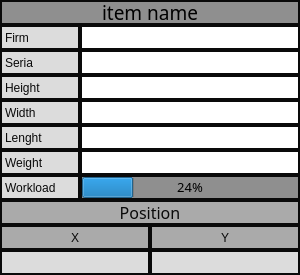
<?xml version="1.0" encoding="UTF-8"?>
<ui version="4.0">
 <class>Sistem_Item</class>
 <widget class="QWidget" name="Sistem_Item">
  <property name="geometry">
   <rect>
    <x>0</x>
    <y>0</y>
    <width>300</width>
    <height>275</height>
   </rect>
  </property>
  <property name="minimumSize">
   <size>
    <width>300</width>
    <height>275</height>
   </size>
  </property>
  <property name="maximumSize">
   <size>
    <width>300</width>
    <height>275</height>
   </size>
  </property>
  <property name="windowTitle">
   <string>Form</string>
  </property>
  <property name="styleSheet">
   <string notr="true">border: 2px solid;
border-color: rgb(10, 10, 10);
background-color: rgb(143, 143, 143)
</string>
  </property>
  <layout class="QVBoxLayout" name="verticalLayout">
   <property name="spacing">
    <number>0</number>
   </property>
   <property name="leftMargin">
    <number>0</number>
   </property>
   <property name="topMargin">
    <number>0</number>
   </property>
   <property name="rightMargin">
    <number>0</number>
   </property>
   <property name="bottomMargin">
    <number>0</number>
   </property>
   <item>
    <widget class="QToolButton" name="Item_Name">
     <property name="sizePolicy">
      <sizepolicy hsizetype="Fixed" vsizetype="Fixed">
       <horstretch>0</horstretch>
       <verstretch>0</verstretch>
      </sizepolicy>
     </property>
     <property name="minimumSize">
      <size>
       <width>300</width>
       <height>25</height>
      </size>
     </property>
     <property name="maximumSize">
      <size>
       <width>300</width>
       <height>25</height>
      </size>
     </property>
     <property name="font">
      <font>
       <family>Segoe UI Black</family>
       <pointsize>14</pointsize>
      </font>
     </property>
     <property name="styleSheet">
      <string notr="true"/>
     </property>
     <property name="text">
      <string>item name</string>
     </property>
    </widget>
   </item>
   <item>
    <widget class="QWidget" name="Info" native="true">
     <property name="minimumSize">
      <size>
       <width>300</width>
       <height>175</height>
      </size>
     </property>
     <property name="maximumSize">
      <size>
       <width>300</width>
       <height>175</height>
      </size>
     </property>
     <layout class="QFormLayout" name="formLayout">
      <property name="horizontalSpacing">
       <number>0</number>
      </property>
      <property name="verticalSpacing">
       <number>0</number>
      </property>
      <property name="leftMargin">
       <number>0</number>
      </property>
      <property name="topMargin">
       <number>0</number>
      </property>
      <property name="rightMargin">
       <number>0</number>
      </property>
      <property name="bottomMargin">
       <number>0</number>
      </property>
      <item row="0" column="0">
       <widget class="QLabel" name="Firm">
        <property name="minimumSize">
         <size>
          <width>80</width>
          <height>25</height>
         </size>
        </property>
        <property name="maximumSize">
         <size>
          <width>0</width>
          <height>0</height>
         </size>
        </property>
        <property name="styleSheet">
         <string notr="true">font: 900 12pt &quot;Segoe UI Black&quot;;
color: rgb(10, 10, 10);
background-color: rgb(220, 220, 220);</string>
        </property>
        <property name="text">
         <string>Firm</string>
        </property>
       </widget>
      </item>
      <item row="0" column="1">
       <widget class="QLineEdit" name="Firm_Edit">
        <property name="minimumSize">
         <size>
          <width>220</width>
          <height>25</height>
         </size>
        </property>
        <property name="maximumSize">
         <size>
          <width>0</width>
          <height>0</height>
         </size>
        </property>
        <property name="styleSheet">
         <string notr="true">font: 900 10pt &quot;Segoe UI Black&quot;;
color: rgb(10, 10, 10);
background-color: rgb(255, 255, 255);</string>
        </property>
       </widget>
      </item>
      <item row="1" column="0">
       <widget class="QLabel" name="Seria">
        <property name="minimumSize">
         <size>
          <width>80</width>
          <height>25</height>
         </size>
        </property>
        <property name="maximumSize">
         <size>
          <width>0</width>
          <height>0</height>
         </size>
        </property>
        <property name="styleSheet">
         <string notr="true">font: 900 12pt &quot;Segoe UI Black&quot;;
color: rgb(10, 10, 10);
background-color: rgb(220, 220, 220);</string>
        </property>
        <property name="text">
         <string>Seria</string>
        </property>
       </widget>
      </item>
      <item row="1" column="1">
       <widget class="QLineEdit" name="Seria_Edit">
        <property name="minimumSize">
         <size>
          <width>220</width>
          <height>25</height>
         </size>
        </property>
        <property name="maximumSize">
         <size>
          <width>0</width>
          <height>0</height>
         </size>
        </property>
        <property name="styleSheet">
         <string notr="true">font: 900 10pt &quot;Segoe UI Black&quot;;
color: rgb(10, 10, 10);
background-color: rgb(255, 255, 255);</string>
        </property>
       </widget>
      </item>
      <item row="2" column="0">
       <widget class="QLabel" name="Height">
        <property name="minimumSize">
         <size>
          <width>80</width>
          <height>25</height>
         </size>
        </property>
        <property name="maximumSize">
         <size>
          <width>0</width>
          <height>0</height>
         </size>
        </property>
        <property name="styleSheet">
         <string notr="true">font: 900 12pt &quot;Segoe UI Black&quot;;
color: rgb(10, 10, 10);
background-color: rgb(220, 220, 220);</string>
        </property>
        <property name="text">
         <string>Height</string>
        </property>
       </widget>
      </item>
      <item row="2" column="1">
       <widget class="QLineEdit" name="Height_Edit">
        <property name="minimumSize">
         <size>
          <width>220</width>
          <height>25</height>
         </size>
        </property>
        <property name="maximumSize">
         <size>
          <width>0</width>
          <height>0</height>
         </size>
        </property>
        <property name="styleSheet">
         <string notr="true">font: 900 10pt &quot;Segoe UI Black&quot;;
color: rgb(10, 10, 10);
background-color: rgb(255, 255, 255);</string>
        </property>
       </widget>
      </item>
      <item row="3" column="0">
       <widget class="QLabel" name="Width">
        <property name="minimumSize">
         <size>
          <width>80</width>
          <height>25</height>
         </size>
        </property>
        <property name="maximumSize">
         <size>
          <width>0</width>
          <height>0</height>
         </size>
        </property>
        <property name="styleSheet">
         <string notr="true">font: 900 12pt &quot;Segoe UI Black&quot;;
color: rgb(10, 10, 10);
background-color: rgb(220, 220, 220);</string>
        </property>
        <property name="text">
         <string>Width</string>
        </property>
       </widget>
      </item>
      <item row="3" column="1">
       <widget class="QLineEdit" name="Width_Edit">
        <property name="minimumSize">
         <size>
          <width>220</width>
          <height>25</height>
         </size>
        </property>
        <property name="maximumSize">
         <size>
          <width>0</width>
          <height>0</height>
         </size>
        </property>
        <property name="styleSheet">
         <string notr="true">font: 900 10pt &quot;Segoe UI Black&quot;;
color: rgb(10, 10, 10);
background-color: rgb(255, 255, 255);</string>
        </property>
       </widget>
      </item>
      <item row="4" column="0">
       <widget class="QLabel" name="Lenght">
        <property name="minimumSize">
         <size>
          <width>80</width>
          <height>25</height>
         </size>
        </property>
        <property name="maximumSize">
         <size>
          <width>0</width>
          <height>0</height>
         </size>
        </property>
        <property name="styleSheet">
         <string notr="true">font: 900 12pt &quot;Segoe UI Black&quot;;
color: rgb(10, 10, 10);
background-color: rgb(220, 220, 220);</string>
        </property>
        <property name="text">
         <string>Lenght</string>
        </property>
       </widget>
      </item>
      <item row="4" column="1">
       <widget class="QLineEdit" name="Lenght_Edit">
        <property name="minimumSize">
         <size>
          <width>220</width>
          <height>25</height>
         </size>
        </property>
        <property name="maximumSize">
         <size>
          <width>0</width>
          <height>0</height>
         </size>
        </property>
        <property name="styleSheet">
         <string notr="true">font: 900 10pt &quot;Segoe UI Black&quot;;
color: rgb(10, 10, 10);
background-color: rgb(255, 255, 255);</string>
        </property>
       </widget>
      </item>
      <item row="5" column="0">
       <widget class="QLabel" name="Volume">
        <property name="minimumSize">
         <size>
          <width>80</width>
          <height>25</height>
         </size>
        </property>
        <property name="maximumSize">
         <size>
          <width>0</width>
          <height>0</height>
         </size>
        </property>
        <property name="styleSheet">
         <string notr="true">font: 900 12pt &quot;Segoe UI Black&quot;;
color: rgb(10, 10, 10);
background-color: rgb(220, 220, 220);</string>
        </property>
        <property name="text">
         <string>Weight</string>
        </property>
       </widget>
      </item>
      <item row="5" column="1">
       <widget class="QLineEdit" name="Weight_Edit">
        <property name="minimumSize">
         <size>
          <width>220</width>
          <height>25</height>
         </size>
        </property>
        <property name="maximumSize">
         <size>
          <width>0</width>
          <height>0</height>
         </size>
        </property>
        <property name="styleSheet">
         <string notr="true">font: 900 10pt &quot;Segoe UI Black&quot;;
color: rgb(10, 10, 10);
background-color: rgb(255, 255, 255);</string>
        </property>
       </widget>
      </item>
      <item row="6" column="0">
       <widget class="QLabel" name="Workload">
        <property name="minimumSize">
         <size>
          <width>80</width>
          <height>25</height>
         </size>
        </property>
        <property name="maximumSize">
         <size>
          <width>0</width>
          <height>0</height>
         </size>
        </property>
        <property name="styleSheet">
         <string notr="true">font: 900 10pt &quot;Segoe UI Black&quot;;
color: rgb(10, 10, 10);
background-color: rgb(220, 220, 220);</string>
        </property>
        <property name="text">
         <string>Workload</string>
        </property>
       </widget>
      </item>
      <item row="6" column="1">
       <widget class="QProgressBar" name="Workload_Bar">
        <property name="minimumSize">
         <size>
          <width>220</width>
          <height>25</height>
         </size>
        </property>
        <property name="maximumSize">
         <size>
          <width>0</width>
          <height>0</height>
         </size>
        </property>
        <property name="font">
         <font>
          <family>Segoe UI Black</family>
          <pointsize>10</pointsize>
         </font>
        </property>
        <property name="statusTip">
         <string/>
        </property>
        <property name="whatsThis">
         <string/>
        </property>
        <property name="value">
         <number>24</number>
        </property>
        <property name="alignment">
         <set>Qt::AlignCenter</set>
        </property>
       </widget>
      </item>
     </layout>
    </widget>
   </item>
   <item>
    <widget class="QWidget" name="Position" native="true">
     <property name="minimumSize">
      <size>
       <width>300</width>
       <height>75</height>
      </size>
     </property>
     <property name="maximumSize">
      <size>
       <width>300</width>
       <height>75</height>
      </size>
     </property>
     <layout class="QVBoxLayout" name="verticalLayout_2">
      <property name="spacing">
       <number>0</number>
      </property>
      <property name="leftMargin">
       <number>0</number>
      </property>
      <property name="topMargin">
       <number>0</number>
      </property>
      <property name="rightMargin">
       <number>0</number>
      </property>
      <property name="bottomMargin">
       <number>0</number>
      </property>
      <item>
       <widget class="QLabel" name="label">
        <property name="minimumSize">
         <size>
          <width>300</width>
          <height>25</height>
         </size>
        </property>
        <property name="maximumSize">
         <size>
          <width>300</width>
          <height>25</height>
         </size>
        </property>
        <property name="font">
         <font>
          <family>Segoe UI Black</family>
          <pointsize>12</pointsize>
          <italic>false</italic>
          <fontweight>Black</fontweight>
         </font>
        </property>
        <property name="styleSheet">
         <string notr="true">font: 900 12pt &quot;Segoe UI Black&quot;;
color: rgb(10, 10, 10);
background-color: rgb(170, 170, 170);</string>
        </property>
        <property name="text">
         <string>Position</string>
        </property>
        <property name="alignment">
         <set>Qt::AlignCenter</set>
        </property>
       </widget>
      </item>
      <item>
       <layout class="QFormLayout" name="formLayout_2">
        <property name="horizontalSpacing">
         <number>0</number>
        </property>
        <property name="verticalSpacing">
         <number>0</number>
        </property>
        <item row="0" column="0">
         <widget class="QLabel" name="X">
          <property name="minimumSize">
           <size>
            <width>150</width>
            <height>25</height>
           </size>
          </property>
          <property name="maximumSize">
           <size>
            <width>150</width>
            <height>25</height>
           </size>
          </property>
          <property name="styleSheet">
           <string notr="true">font: 900 12pt &quot;Segoe UI Black&quot;;
color: rgb(10, 10, 10);
background-color: rgb(170, 170, 170);</string>
          </property>
          <property name="text">
           <string>X</string>
          </property>
          <property name="alignment">
           <set>Qt::AlignCenter</set>
          </property>
         </widget>
        </item>
        <item row="0" column="1">
         <widget class="QLabel" name="Y">
          <property name="styleSheet">
           <string notr="true">font: 900 12pt &quot;Segoe UI Black&quot;;
color: rgb(10, 10, 10);
background-color: rgb(170, 170, 170);</string>
          </property>
          <property name="text">
           <string>Y</string>
          </property>
          <property name="alignment">
           <set>Qt::AlignCenter</set>
          </property>
         </widget>
        </item>
        <item row="1" column="0">
         <widget class="QLabel" name="X_pos">
          <property name="minimumSize">
           <size>
            <width>150</width>
            <height>25</height>
           </size>
          </property>
          <property name="maximumSize">
           <size>
            <width>150</width>
            <height>25</height>
           </size>
          </property>
          <property name="styleSheet">
           <string notr="true">font: 900 12pt &quot;Segoe UI Black&quot;;
color: rgb(10, 10, 10);
background-color: rgb(220, 220, 220);</string>
          </property>
          <property name="text">
           <string/>
          </property>
          <property name="alignment">
           <set>Qt::AlignCenter</set>
          </property>
         </widget>
        </item>
        <item row="1" column="1">
         <widget class="QLabel" name="Y_pos">
          <property name="minimumSize">
           <size>
            <width>150</width>
            <height>25</height>
           </size>
          </property>
          <property name="maximumSize">
           <size>
            <width>150</width>
            <height>25</height>
           </size>
          </property>
          <property name="sizeIncrement">
           <size>
            <width>0</width>
            <height>0</height>
           </size>
          </property>
          <property name="styleSheet">
           <string notr="true">font: 900 12pt &quot;Segoe UI Black&quot;;
color: rgb(10, 10, 10);
background-color: rgb(220, 220, 220);</string>
          </property>
          <property name="text">
           <string/>
          </property>
          <property name="alignment">
           <set>Qt::AlignCenter</set>
          </property>
         </widget>
        </item>
       </layout>
      </item>
     </layout>
    </widget>
   </item>
  </layout>
 </widget>
 <resources/>
 <connections/>
</ui>
